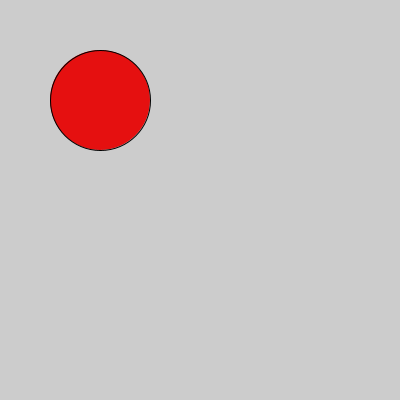
Frame 1 (no input)
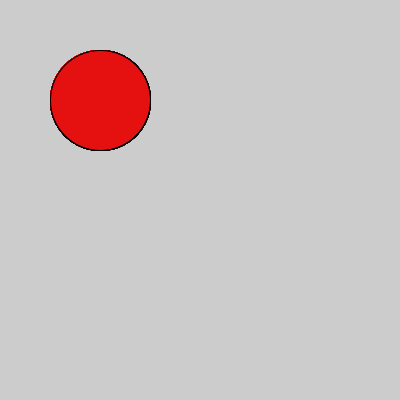
Frame 60 (the mouse pressed at the canvas centre just before this capture)
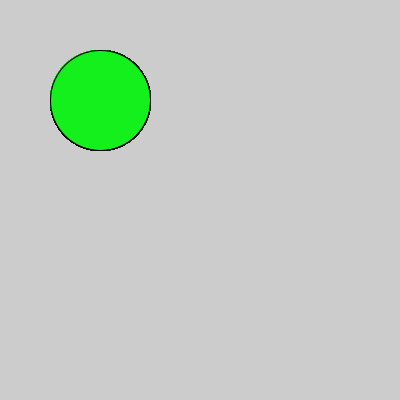
Frame 120 (the mouse held since frame 60 and released just before this capture)

The Processing sketch that drew these frames (run headless with seeded random() and noise(); from frame 60 on, the mouse is pressed at the canvas centre):

// Processing sketch: logicaldot
// ── logicaldot.pde
void setup() {
  size (400, 400);
}
void draw() {
  fill (#E51010);

  if (mousePressed) {
    fill (#13F01C);
  }  
  ellipse(100, 100, 100, 100);
}
